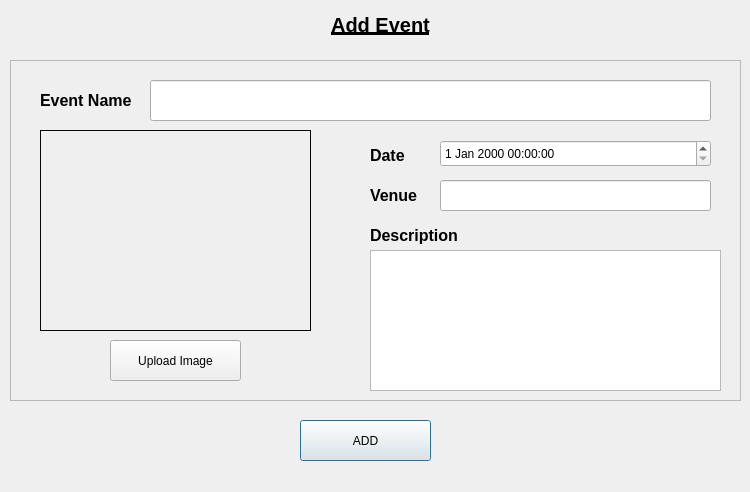
<?xml version="1.0" encoding="UTF-8"?>
<ui version="4.0">
 <class>addEvent</class>
 <widget class="QDialog" name="addEvent">
  <property name="geometry">
   <rect>
    <x>0</x>
    <y>0</y>
    <width>750</width>
    <height>492</height>
   </rect>
  </property>
  <property name="windowTitle">
   <string>Dialog</string>
  </property>
  <widget class="QPushButton" name="addButton">
   <property name="geometry">
    <rect>
     <x>300</x>
     <y>420</y>
     <width>131</width>
     <height>41</height>
    </rect>
   </property>
   <property name="text">
    <string>ADD</string>
   </property>
  </widget>
  <widget class="QLabel" name="title">
   <property name="geometry">
    <rect>
     <x>250</x>
     <y>0</y>
     <width>261</width>
     <height>51</height>
    </rect>
   </property>
   <property name="text">
    <string>&lt;html&gt;&lt;head/&gt;&lt;body&gt;&lt;p align=&quot;center&quot;&gt;&lt;span style=&quot; font-size:15pt; font-weight:600; text-decoration: underline;&quot;&gt;Add Event&lt;/span&gt;&lt;/p&gt;&lt;/body&gt;&lt;/html&gt;</string>
   </property>
  </widget>
  <widget class="QFrame" name="frame">
   <property name="geometry">
    <rect>
     <x>10</x>
     <y>60</y>
     <width>731</width>
     <height>341</height>
    </rect>
   </property>
   <property name="styleSheet">
    <string notr="true"/>
   </property>
   <property name="frameShape">
    <enum>QFrame::StyledPanel</enum>
   </property>
   <property name="frameShadow">
    <enum>QFrame::Raised</enum>
   </property>
   <widget class="QLabel" name="eventNameLabel">
    <property name="geometry">
     <rect>
      <x>30</x>
      <y>20</y>
      <width>101</width>
      <height>41</height>
     </rect>
    </property>
    <property name="text">
     <string>&lt;html&gt;&lt;head/&gt;&lt;body&gt;&lt;p&gt;&lt;span style=&quot; font-size:12pt; font-weight:600;&quot;&gt;Event Name&lt;/span&gt;&lt;/p&gt;&lt;/body&gt;&lt;/html&gt;</string>
    </property>
   </widget>
   <widget class="QLabel" name="dateLabel">
    <property name="geometry">
     <rect>
      <x>360</x>
      <y>80</y>
      <width>51</width>
      <height>31</height>
     </rect>
    </property>
    <property name="text">
     <string>&lt;html&gt;&lt;head/&gt;&lt;body&gt;&lt;p&gt;&lt;span style=&quot; font-size:12pt; font-weight:600;&quot;&gt;Date&lt;/span&gt;&lt;/p&gt;&lt;/body&gt;&lt;/html&gt;</string>
    </property>
   </widget>
   <widget class="QLabel" name="venueLabel">
    <property name="geometry">
     <rect>
      <x>360</x>
      <y>120</y>
      <width>51</width>
      <height>31</height>
     </rect>
    </property>
    <property name="text">
     <string>&lt;html&gt;&lt;head/&gt;&lt;body&gt;&lt;p&gt;&lt;span style=&quot; font-size:12pt; font-weight:600;&quot;&gt;Venue&lt;/span&gt;&lt;/p&gt;&lt;/body&gt;&lt;/html&gt;</string>
    </property>
   </widget>
   <widget class="QLineEdit" name="eventName">
    <property name="geometry">
     <rect>
      <x>140</x>
      <y>20</y>
      <width>561</width>
      <height>41</height>
     </rect>
    </property>
   </widget>
   <widget class="QDateTimeEdit" name="dateTimeEdit">
    <property name="geometry">
     <rect>
      <x>430</x>
      <y>80</y>
      <width>271</width>
      <height>27</height>
     </rect>
    </property>
   </widget>
   <widget class="QLineEdit" name="venue">
    <property name="geometry">
     <rect>
      <x>430</x>
      <y>120</y>
      <width>271</width>
      <height>31</height>
     </rect>
    </property>
   </widget>
   <widget class="QLabel" name="descriptionLabel">
    <property name="geometry">
     <rect>
      <x>360</x>
      <y>160</y>
      <width>101</width>
      <height>31</height>
     </rect>
    </property>
    <property name="text">
     <string>&lt;html&gt;&lt;head/&gt;&lt;body&gt;&lt;p&gt;&lt;span style=&quot; font-size:12pt; font-weight:600;&quot;&gt;Description&lt;/span&gt;&lt;/p&gt;&lt;/body&gt;&lt;/html&gt;</string>
    </property>
   </widget>
   <widget class="QPushButton" name="uploadImage">
    <property name="geometry">
     <rect>
      <x>100</x>
      <y>280</y>
      <width>131</width>
      <height>41</height>
     </rect>
    </property>
    <property name="text">
     <string>Upload Image</string>
    </property>
   </widget>
   <widget class="QWidget" name="widget" native="true">
    <property name="geometry">
     <rect>
      <x>30</x>
      <y>70</y>
      <width>271</width>
      <height>201</height>
     </rect>
    </property>
    <property name="autoFillBackground">
     <bool>false</bool>
    </property>
    <property name="styleSheet">
     <string notr="true">image: url(:/selectImage.png);
border-style:solid;
border-width:1px;
border-color: rgb(7, 7, 7);</string>
    </property>
   </widget>
   <widget class="QTextBrowser" name="description">
    <property name="geometry">
     <rect>
      <x>360</x>
      <y>190</y>
      <width>351</width>
      <height>141</height>
     </rect>
    </property>
    <property name="textInteractionFlags">
     <set>Qt::LinksAccessibleByKeyboard|Qt::LinksAccessibleByMouse|Qt::TextBrowserInteraction|Qt::TextEditable|Qt::TextSelectableByMouse</set>
    </property>
   </widget>
  </widget>
 </widget>
 <resources>
  <include location="../../../../Images/img.qrc"/>
 </resources>
 <connections/>
</ui>
